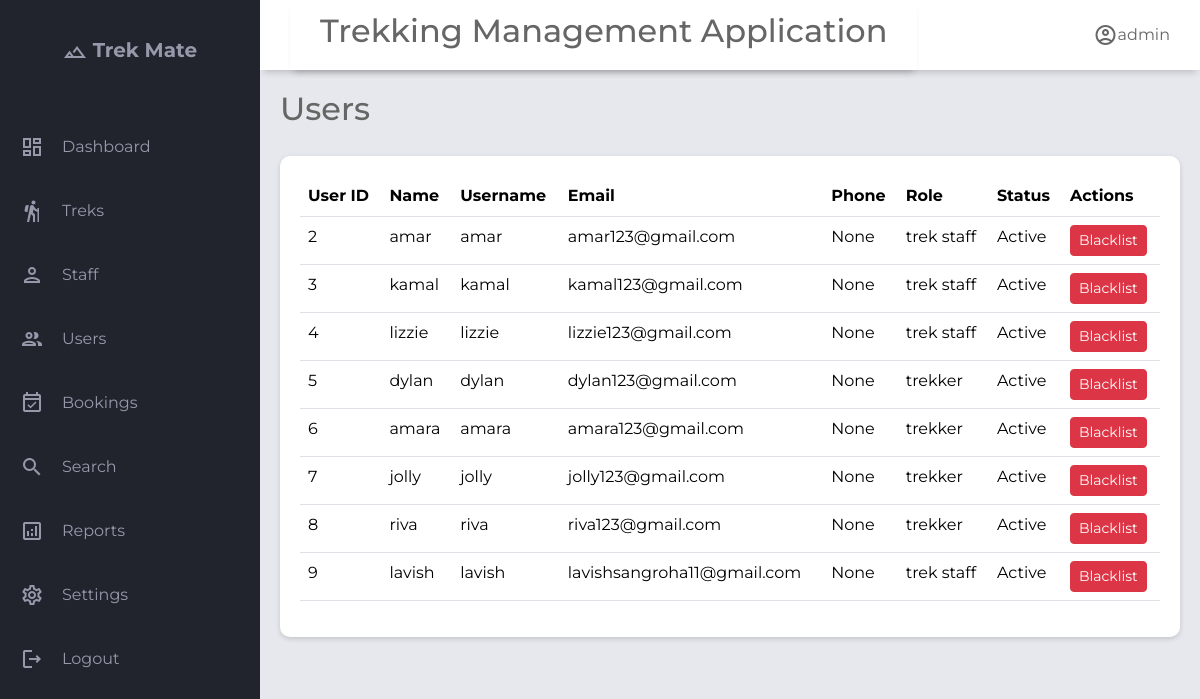
Screenshot of /admin/users with the database file from the repository.
### application/models.py (models this page shows)
class User(db.Model):
    __tablename__='user'
    id= db.Column(db.Integer, primary_key=True)
    username=db.Column(db.String(),unique=True,nullable=False)
    email=db.Column(db.String(),unique=True,nullable=False)
    password=db.Column(db.String(),nullable=False)
    full_name        = db.Column(db.String(), nullable=True)
    phone            = db.Column(db.String(), nullable=True)
    role=db.Column(Enum('admin','trek staff','trekker',name='user_role'),nullable=False,default='trekker')# admin | trek staff | trekker
    is_blacklisted=db.Column(db.Boolean,default=False)
    blacklist_reason=db.Column(db.Text,nullable=True)
    is_active=db.Column(db.Boolean,default=True)
    created_at       = db.Column(db.DateTime, default=db.func.now())
    updated_at       = db.Column(db.DateTime, onupdate=db.func.now())
    bookings=db.relationship('Booking',lazy=True, back_populates='user')
    staff_profile=db.relationship('Staff_profile',lazy=True,uselist=False,back_populates='user') #uselist= False means One-to-one (single object) while default it is one-to-many

### application/controller.py (the view)
@app.route("/admin/users")
def manage_users():
    users=User.query.filter(User.role!='admin').all()
    user=User.query.filter_by(role="admin").first()
    return render_template("a_users.html",users=users,user=user)

### templates/a_users.html (shortened to what this page needs)
{% extends "base.html" %}
{% block header_title %}
Users
{% endblock%}
{% block content %}
<div class="table-content">
  <table class="table">
    <thead>
      <tr>
        <th>User ID</th>
        <th>Name</th>
        <th>Username</th>
        <th>Email</th>
        <th>Phone</th>
        <th>Role</th>
        <th>Status</th>
        <th>Actions</th>
      </tr>
    </thead>
    <tbody>
      {% for user in users %}
      <tr>
        <td>{{ user.id }}</td>
        <td>{{ user.full_name if user.full_name else user.username }}</td>
        <td>{{ user.username}}</td>
        <td>{{ user.email }}</td>
        <td>{{ user.phone }}</td>
        <td>{{ user.role }}</td>
        <td>{% if user.is_blacklisted %} Blacklisted {% else %} Active {% endif %}</td>
        <td>
          {% if user.is_blacklisted %}
          <a href="/user/activate/{{ user.id }}" class="btn btn-success btn-sm">
            Activate
          </a>
          {% else %}
          <a href="/user/blacklist{{ user.id }}" class="btn btn-danger btn-sm">
            Blacklist
          </a>
          {% endif %}
        </td>
      </tr>
      {% endfor %}
    </tbody>
  </table>
</div>
{% endblock %}

### templates/base.html (shortened to what this page needs)
<!DOCTYPE html>
<html lang="en">
<head>
    <link rel="stylesheet" href="https://cdn.jsdelivr.net/npm/bootstrap@5.3.8/dist/css/bootstrap.min.css">
    <link rel="stylesheet" href="{{ url_for('static',filename='style.css') }}">
</head>
<body>
    <div class="grid-container">
        <header class="header">
            <div class="header left">
                <h2>Trekking Management Application</h2>
            </div>
            <div class="header-right">
                <span class="material-icons-outlined">account_circle</span>{{user.username}}
            </div>
        </header>
        <aside id="sidebar">
            <div class="sidebar-title">
                <div class="sidebar-brand">
                    <span class="material-icons-outlined">filter_hdr</span> Trek Mate
                </div>
            </div>
            <ul class="sidebar-list">
                <li class="sidebar-list-item">
                    <span class="material-icons-outlined">dashboard</span> <a href="/admin">Dashboard</a>
                </li>
                <li class="sidebar-list-item">
                    <span class="material-icons-outlined">hiking</span> <a href="/admin/treks">Treks</a>
                </li>
                <li class="sidebar-list-item">
                    <span class="material-icons-outlined">person</span> <a href="/admin/staff">Staff</a>
                </li>
                <li class="sidebar-list-item">
                    <span class="material-icons-outlined">group</span> <a href="/admin/users">Users</a>
                </li>
                <li class="sidebar-list-item">
                    <span class="material-icons-outlined">event_available</span> <a href="/admin/bookings">Bookings</a>
                </li>
                <li class="sidebar-list-item">
                    <span class="material-icons-outlined">search</span> <a href="">Search</a>
                </li>
                <li class="sidebar-list-item">
                    <span class="material-icons-outlined">analytics</span><a href="">Reports</a>
                </li>
                <li class="sidebar-list-item">
                    <span class="material-icons-outlined">settings</span><a href="">Settings</a>
                </li>
                <li class="sidebar-list-item">
                    <span class="material-icons-outlined">logout</span><a href="/login">Logout</a>
                </li>
            </ul>
        </aside>
        <main class="main-container">
            <div class="main-title">
                <div>
                    <h2>{% block header_title %}Dashboard{% endblock %}</h2>
                </div>
            </div>
            {% block content %}
            {% endblock %}
        </main>
    </div>
</body>
</html>

### static/style.css (style rules this page uses)
body { margin: 0; padding: 0; box-sizing: border-box; background-color: #e6e8ed; color: #666666; font-family: "Montserrat",sans-serif; }
.material-icons-outlined { vertical-align: middle; line-height: 1px; }
.grid-container { display: grid; grid-template-columns: 260px 1fr 1fr 1fr ; grid-template-rows: 0.2fr 3fr; grid-template-areas: "sidebar header header header" "sidebar main main main" ; height: 100vh; }
.header { grid-area: header; height: 70px; background-color: #ffffff; display: flex; align-items: center; justify-content: space-between; padding: 0 30px 0 30px; box-shadow: 0 6px 7px -4px rgba(0,0,0,0.2); }
#sidebar { grid-area: sidebar; height: 100%; background-color: #21232d; color: #9799ab; overflow-y: auto; transition: all 0.5s; }
.sidebar-title { display: flex; justify-content: center; align-items: center; padding: 20px 20px 20px 20px; margin-bottom: 30px; }
.sidebar-brand { margin-top: 15px; font-size: 20px; font-weight: 700; }
.sidebar-list { padding: 0; margin-top: 15px; list-style-type: none; width:100%; }
.sidebar-list-item { padding: 20px 20px 20px 20px; display: flex; align-items: center; width:100%; gap: 18px; border-radius:10px; transition:0.3s; }
.main-container { grid-area: main; overflow-y: auto; padding: 20px 20px; }
.main-title { display: flex; justify-content: space-between; align-items:center; }
.table-content { width: 100%; margin-top: 20px; background:white; border-radius:10px; padding:20px; box-shadow:0 2px 5px rgba(0,0,0,.15); }
table { width: 100%; border-collapse:collapse; }
th,td { padding:15px; text-align:left; }
thead { background:#f5f5f5; }

### templates/base.html (style rules this page uses)
a { text-decoration: none; color: #9799ab; }

### rows the page displays
User: username "admin"
User: id "2", full_name+username "amar", username "amar", email "amar123@gmail.com", phone "None", role "trek staff", is_blacklisted "Active"
User: id "3", full_name+username "kamal", username "kamal", email "kamal123@gmail.com", phone "None", role "trek staff", is_blacklisted "Active"
User: id "4", full_name+username "lizzie", username "lizzie", email "lizzie123@gmail.com", phone "None", role "trek staff", is_blacklisted "Active"
User: id "5", full_name+username "dylan", username "dylan", email "dylan123@gmail.com", phone "None", role "trekker", is_blacklisted "Active"
User: id "6", full_name+username "amara", username "amara", email "amara123@gmail.com", phone "None", role "trekker", is_blacklisted "Active"
User: id "7", full_name+username "jolly", username "jolly", email "jolly123@gmail.com", phone "None", role "trekker", is_blacklisted "Active"
User: id "8", full_name+username "riva", username "riva", email "riva123@gmail.com", phone "None", role "trekker", is_blacklisted "Active"
User: id "9", full_name+username "lavish", username "lavish", email "lavishsangroha11@gmail.com", phone "None", role "trek staff", is_blacklisted "Active"
